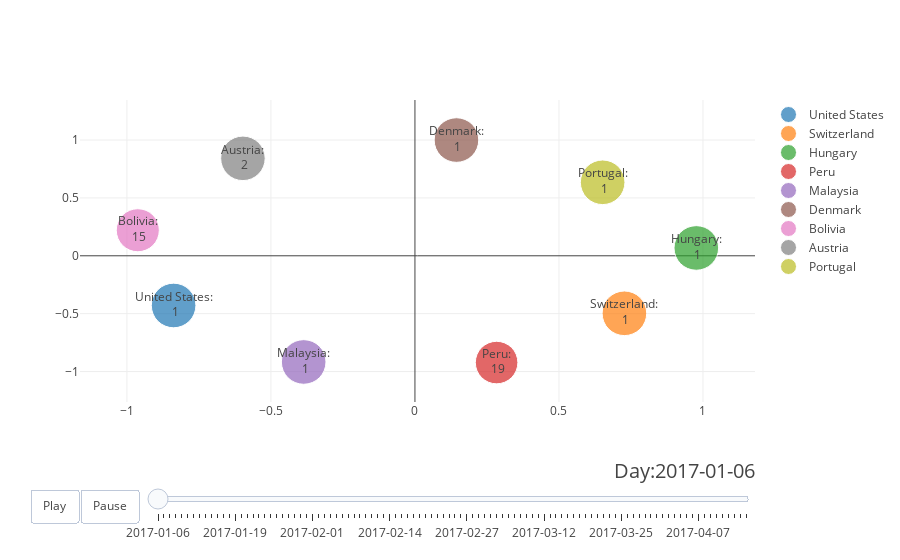

This figure's notebook cell:
### Code cell
#Run this cell to draw the graph/animation!

#extracts the list of days that the chosen song exits on the rankings
song_days = sorted(df_specific_song["Date"].unique().tolist())
if len(song_days) > 100:
    print("truncating to the first hundred days that the song was on the charts")
    song_days = song_days[:100]
# song_days = ['2017-04-08', '2017-04-09', '2017-04-10']
#extracts which regions to use from the checkboxes
regions_to_use = [r for i,r in enumerate(all_region_codes) if checkboxes[i].value]
# regions_to_use = ['us', 'hk', 'ch', 'jp', 'sg']

# make figure
figure = {
    'data': [],
    'layout': {},
    'frames': []
}

# fill in most of layout
figure['layout']['hovermode'] = 'closest'
figure['layout']['sliders'] = {
    'args': [
        'transition', {
            'duration': 400,
            'easing': 'cubic-in-out'
        }
    ],
    'initialValue': song_days[0],
    'plotlycommand': 'animate',
    'values': song_days,
    'visible': True
}

figure['layout']['updatemenus'] = [
    {
        'buttons': [
            {
                'args': [None, {'frame': {'duration': 500, 'redraw': False},
                         'fromcurrent': True, 'transition': {'duration': 300, 'easing': 'quadratic-in-out'}}],
                'label': 'Play',
                'method': 'animate'
            },
            {
                'args': [[None], {'frame': {'duration': 0, 'redraw': False}, 'mode': 'immediate',
                'transition': {'duration': 0}}],
                'label': 'Pause',
                'method': 'animate'
            }
        ],
        'direction': 'left',
        'pad': {'r': 10, 't': 87},
        'showactive': False,
        'type': 'buttons',
        'x': 0.1,
        'xanchor': 'right',
        'y': 0,
        'yanchor': 'top'
    }
]

sliders_dict = {
    'active': 0,
    'yanchor': 'top',
    'xanchor': 'left',
    'currentvalue': {
        'font': {'size': 20},
        'prefix': 'Day:',
        'visible': True,
        'xanchor': 'right'
    },
    'transition': {'duration': 300, 'easing': 'cubic-in-out'},
    'pad': {'b': 10, 't': 50},
    'len': 0.9,
    'x': 0.1,
    'y': 0,
    'steps': []
}

# make initial day data
date = song_days[0]
G = make_networkx_graph(date=date, regions=regions_to_use)
#to calcute the positions for all of the nodes in the graph
# pos = graphviz_layout(G, prog='neato')
pos = nx.drawing.layout.spring_layout(G)

for node in G.nodes(data=True):
    x, y = pos[node[0]]
    data_dict = {
        'x': tuple([x]),
        'y': tuple([y]),
        'mode': 'markers+text',
        'text': tuple(["{}:<br> {}".format(node[1]['name'], node[1]['position'])]),
        'marker': {
            'sizemode': 'area',
            'sizeref': 0.2,
            'size': tuple([(200 - node[1]['position'])])
        },
        'name': node[1]['name']
    }
    figure['data'].append(data_dict)
    
# make frames
for date in song_days:
    frame = {'data': [], 'name': date}
    
    G = make_networkx_graph(date=date, regions=regions_to_use)
    #to calcute the positions for all of the nodes in the graph
#     pos = graphviz_layout(G, prog='neato')
    pos = nx.layout.shell_layout(G)
        
    for node in G.nodes(data=True):
        x, y = pos[node[0]]
        data_dict = {
            'x': tuple([x]),
            'y': tuple([y]),
            'mode': 'markers+text',
            'text': tuple(["{}:<br> {}".format(node[1]['name'], node[1]['position'])]),
            'marker': {
                'sizemode': 'area',
                'sizeref': 0.05,
                'size': tuple([200 - (node[1]['position'])])
            },
            'name': node[1]['name']
        }
        frame['data'].append(data_dict)

    figure['frames'].append(frame)
    slider_step = {'args': [
        [date],
        {'frame': {'duration': 300, 'redraw': False},
         'mode': 'immediate',
       'transition': {'duration': 300}}
     ],
     'label': date,
     'method': 'animate'}
    sliders_dict['steps'].append(slider_step)

    
figure['layout']['sliders'] = [sliders_dict]

iplot(figure, filename='anim')

### Figure 1 — Plotly figure (JSON) as saved in the notebook; plotly's stock layout.template omitted (floating-point values rounded to 4 significant figures)
{"data": [{"marker": {"size": [199], "sizemode": "area", "sizeref": 0.2}, "mode": "markers+text", "name": "United States", "text": ["United States:<br> 1"], "type": "scatter", "uid": "94d63c25-f66a-4898-91ce-04f78a287c1d", "x": [-0.8378], "y": [-0.4292]}, {"marker": {"size": [199], "sizemode": "area", "sizeref": 0.2}, "mode": "markers+text", "name": "Switzerland", "text": ["Switzerland:<br> 1"], "type": "scatter", "uid": "c3b7ca26-f128-46af-8822-6da0b2e25358", "x": [0.7272], "y": [-0.4968]}, {"marker": {"size": [199], "sizemode": "area", "sizeref": 0.2}, "mode": "markers+text", "name": "Hungary", "text": ["Hungary:<br> 1"], "type": "scatter", "uid": "2b4ab3ad-4206-48be-94ee-6099c20e6c09", "x": [0.9769], "y": [0.06777]}, {"marker": {"size": [181], "sizemode": "area", "sizeref": 0.2}, "mode": "markers+text", "name": "Peru", "text": ["Peru:<br> 19"], "type": "scatter", "uid": "da53fe71-b24c-4058-b724-ae8eb2bafa59", "x": [0.2835], "y": [-0.9224]}, {"marker": {"size": [199], "sizemode": "area", "sizeref": 0.2}, "mode": "markers+text", "name": "Malaysia", "text": ["Malaysia:<br> 1"], "type": "scatter", "uid": "e05d2fc5-bcd0-4cd9-8757-c1d5cbcca931", "x": [-0.3862], "y": [-0.9172]}, {"marker": {"size": [199], "sizemode": "area", "sizeref": 0.2}, "mode": "markers+text", "name": "Denmark", "text": ["Denmark:<br> 1"], "type": "scatter", "uid": "5cd600f9-8505-40ef-b52b-7dc26cb72428", "x": [0.1441], "y": [1]}, {"marker": {"size": [185], "sizemode": "area", "sizeref": 0.2}, "mode": "markers+text", "name": "Bolivia", "text": ["Bolivia:<br> 15"], "type": "scatter", "uid": "7f2c01f2-439c-4b96-b52c-243496156a11", "x": [-0.9622], "y": [0.2209]}, {"marker": {"size": [198], "sizemode": "area", "sizeref": 0.2}, "mode": "markers+text", "name": "Austria", "text": ["Austria:<br> 2"], "type": "scatter", "uid": "85440464-c6b8-4f2c-9c59-32503858779f", "x": [-0.5972], "y": [0.8419]}, {"marker": {"size": [199], "sizemode": "area", "sizeref": 0.2}, "mode": "markers+text", "name": "Portugal", "text": ["Portugal:<br> 1"], "type": "scatter", "uid": "a1198650-25cf-4a63-98a6-b69efa281e1e", "x": [0.6517], "y": [0.635]}], "layout": {"hovermode": "closest", "sliders": [{"active": 0, "currentvalue": {"font": {"size": 20}, "prefix": "Day:", "visible": true, "xanchor": "right"}, "len": 0.9, "pad": {"b": 10, "t": 50}, "steps": [{"args": [["2017-01-06"], {"frame": {"duration": 300, "redraw": false}, "mode": "immediate", "transition": {"duration": 300}}], "label": "2017-01-06", "method": "animate"}, {"args": [["2017-01-07"], {"frame": {"duration": 300, "redraw": false}, "mode": "immediate", "transition": {"duration": 300}}], "label": "2017-01-07", "method": "animate"}, {"args": [["2017-01-08"], {"frame": {"duration": 300, "redraw": false}, "mode": "immediate", "transition": {"duration": 300}}], "label": "2017-01-08", "method": "animate"}, {"args": [["2017-01-09"], {"frame": {"duration": 300, "redraw": false}, "mode": "immediate", "transition": {"duration": 300}}], "label": "2017-01-09", "method": "animate"}, {"args": [["2017-01-10"], {"frame": {"duration": 300, "redraw": false}, "mode": "immediate", "transition": {"duration": 300}}], "label": "2017-01-10", "method": "animate"}, {"args": [["2017-01-11"], {"frame": {"duration": 300, "redraw": false}, "mode": "immediate", "transition": {"duration": 300}}], "label": "2017-01-11", "method": "animate"}, {"args": [["2017-01-12"], {"frame": {"duration": 300, "redraw": false}, "mode": "immediate", "transition": {"duration": 300}}], "label": "2017-01-12", "method": "animate"}, {"args": [["2017-01-13"], {"frame": {"duration": 300, "redraw": false}, "mode": "immediate", "transition": {"duration": 300}}], "label": "2017-01-13", "method": "animate"}, {"args": [["2017-01-14"], {"frame": {"duration": 300, "redraw": false}, "mode": "immediate", "transition": {"duration": 300}}], "label": "2017-01-14", "method": "animate"}, {"args": [["2017-01-15"], {"frame": {"duration": 300, "redraw": false}, "mode": "immediate", "transition": {"duration": 300}}], "label": "2017-01-15", "method": "animate"}, {"args": [["2017-01-16"], {"frame": {"duration": 300, "redraw": false}, "mode": "immediate", "transition": {"duration": 300}}], "label": "2017-01-16", "method": "animate"}, {"args": [["2017-01-17"], {"frame": {"duration": 300, "redraw": false}, "mode": "immediate", "transition": {"duration": 300}}], "label": "2017-01-17", "method": "animate"}, {"args": [["2017-01-18"], {"frame": {"duration": 300, "redraw": false}, "mode": "immediate", "transition": {"duration": 300}}], "label": "2017-01-18", "method": "animate"}, {"args": [["2017-01-19"], {"frame": {"duration": 300, "redraw": false}, "mode": "immediate", "transition": {"duration": 300}}], "label": "2017-01-19", "method": "animate"}, {"args": [["2017-01-20"], {"frame": {"duration": 300, "redraw": false}, "mode": "immediate", "transition": {"duration": 300}}], "label": "2017-01-20", "method": "animate"}, {"args": [["2017-01-21"], {"frame": {"duration": 300, "redraw": false}, "mode": "immediate", "transition": {"duration": 300}}], "label": "2017-01-21", "method": "animate"}, {"args": [["2017-01-22"], {"frame": {"duration": 300, "redraw": false}, "mode": "immediate", "transition": {"duration": 300}}], "label": "2017-01-22", "method": "animate"}, {"args": [["2017-01-23"], {"frame": {"duration": 300, "redraw": false}, "mode": "immediate", "transition": {"duration": 300}}], "label": "2017-01-23", "method": "animate"}, {"args": [["2017-01-24"], {"frame": {"duration": 300, "redraw": false}, "mode": "immediate", "transition": {"duration": 300}}], "label": "2017-01-24", "method": "animate"}, {"args": [["2017-01-25"], {"frame": {"duration": 300, "redraw": false}, "mode": "immediate", "transition": {"duration": 300}}], "label": "2017-01-25", "method": "animate"}, {"args": [["2017-01-26"], {"frame": {"duration": 300, "redraw": false}, "mode": "immediate", "transition": {"duration": 300}}], "label": "2017-01-26", "method": "animate"}, {"args": [["2017-01-27"], {"frame": {"duration": 300, "redraw": false}, "mode": "immediate", "transition": {"duration": 300}}], "label": "2017-01-27", "method": "animate"}, {"args": [["2017-01-28"], {"frame": {"duration": 300, "redraw": false}, "mode": "immediate", "transition": {"duration": 300}}], "label": "2017-01-28", "method": "animate"}, {"args": [["2017-01-29"], {"frame": {"duration": 300, "redraw": false}, "mode": "immediate", "transition": {"duration": 300}}], "label": "2017-01-29", "method": "animate"}, {"args": [["2017-01-30"], {"frame": {"duration": 300, "redraw": false}, "mode": "immediate", "transition": {"duration": 300}}], "label": "2017-01-30", "method": "animate"}, {"args": [["2017-01-31"], {"frame": {"duration": 300, "redraw": false}, "mode": "immediate", "transition": {"duration": 300}}], "label": "2017-01-31", "method": "animate"}, {"args": [["2017-02-01"], {"frame": {"duration": 300, "redraw": false}, "mode": "immediate", "transition": {"duration": 300}}], "label": "2017-02-01", "method": "animate"}, {"args": [["2017-02-02"], {"frame": {"duration": 300, "redraw": false}, "mode": "immediate", "transition": {"duration": 300}}], "label": "2017-02-02", "method": "animate"}, {"args": [["2017-02-03"], {"frame": {"duration": 300, "redraw": false}, "mode": "immediate", "transition": {"duration": 300}}], "label": "2017-02-03", "method": "animate"}, {"args": [["2017-02-04"], {"frame": {"duration": 300, "redraw": false}, "mode": "immediate", "transition": {"duration": 300}}], "label": "2017-02-04", "method": "animate"}, {"args": [["2017-02-05"], {"frame": {"duration": 300, "redraw": false}, "mode": "immediate", "transition": {"duration": 300}}], "label": "2017-02-05", "method": "animate"}, {"args": [["2017-02-06"], {"frame": {"duration": 300, "redraw": false}, "mode": "immediate", "transition": {"duration": 300}}], "label": "2017-02-06", "method": "animate"}, {"args": [["2017-02-07"], {"frame": {"duration": 300, "redraw": false}, "mode": "immediate", "transition": {"duration": 300}}], "label": "2017-02-07", "method": "animate"}, {"args": [["2017-02-08"], {"frame": {"duration": 300, "redraw": false}, "mode": "immediate", "transition": {"duration": 300}}], "label": "2017-02-08", "method": "animate"}, {"args": [["2017-02-09"], {"frame": {"duration": 300, "redraw": false}, "mode": "immediate", "transition": {"duration": 300}}], "label": "2017-02-09", "method": "animate"}, {"args": [["2017-02-10"], {"frame": {"duration": 300, "redraw": false}, "mode": "immediate", "transition": {"duration": 300}}], "label": "2017-02-10", "method": "animate"}, {"args": [["2017-02-11"], {"frame": {"duration": 300, "redraw": false}, "mode": "immediate", "transition": {"duration": 300}}], "label": "2017-02-11", "method": "animate"}, {"args": [["2017-02-12"], {"frame": {"duration": 300, "redraw": false}, "mode": "immediate", "transition": {"duration": 300}}], "label": "2017-02-12", "method": "animate"}, {"args": [["2017-02-13"], {"frame": {"duration": 300, "redraw": false}, "mode": "immediate", "transition": {"duration": 300}}], "label": "2017-02-13", "method": "animate"}, {"args": [["2017-02-14"], {"frame": {"duration": 300, "redraw": false}, "mode": "immediate", "transition": {"duration": 300}}], "label": "2017-02-14", "method": "animate"}, {"args": [["2017-02-15"], {"frame": {"duration": 300, "redraw": false}, "mode": "immediate", "transition": {"duration": 300}}], "label": "2017-02-15", "method": "animate"}, {"args": [["2017-02-16"], {"frame": {"duration": 300, "redraw": false}, "mode": "immediate", "transition": {"duration": 300}}], "label": "2017-02-16", "method": "animate"}, {"args": [["2017-02-17"], {"frame": {"duration": 300, "redraw": false}, "mode": "immediate", "transition": {"duration": 300}}], "label": "2017-02-17", "method": "animate"}, {"args": [["2017-02-18"], {"frame": {"duration": 300, "redraw": false}, "mode": "immediate", "transition": {"duration": 300}}], "label": "2017-02-18", "method": "animate"}, {"args": [["2017-02-19"], {"frame": {"duration": 300, "redraw": false}, "mode": "immediate", "transition": {"duration": 300}}], "label": "2017-02-19", "method": "animate"}, {"args": [["2017-02-20"], {"frame": {"duration": 300, "redraw": false}, "mode": "immediate", "transition": {"duration": 300}}], "label": "2017-02-20", "method": "animate"}, {"args": [["2017-02-21"], {"frame": {"duration": 300, "redraw": false}, "mode": "immediate", "transition": {"duration": 300}}], "label": "2017-02-21", "method": "animate"}, {"args": [["2017-02-22"], {"frame": {"duration": 300, "redraw": false}, "mode": "immediate", "transition": {"duration": 300}}], "label": "2017-02-22", "method": "animate"}, {"args": [["2017-02-23"], {"frame": {"duration": 300, "redraw": false}, "mode": "immediate", "transition": {"duration": 300}}], "label": "2017-02-23", "method": "animate"}, {"args": [["2017-02-24"], {"frame": {"duration": 300, "redraw": false}, "mode": "immediate", "transition": {"duration": 300}}], "label": "2017-02-24", "method": "animate"}, {"args": [["2017-02-25"], {"frame": {"duration": 300, "redraw": false}, "mode": "immediate", "transition": {"duration": 300}}], "label": "2017-02-25", "method": "animate"}, {"args": [["2017-02-26"], {"frame": {"duration": 300, "redraw": false}, "mode": "immediate", "transition": {"duration": 300}}], "label": "2017-02-26", "method": "animate"}, {"args": [["2017-02-27"], {"frame": {"duration": 300, "redraw": false}, "mode": "immediate", "transition": {"duration": 300}}], "label": "2017-02-27", "method": "animate"}, {"args": [["2017-02-28"], {"frame": {"duration": 300, "redraw": false}, "mode": "immediate", "transition": {"duration": 300}}], "label": "2017-02-28", "method": "animate"}, {"args": [["2017-03-01"], {"frame": {"duration": 300, "redraw": false}, "mode": "immediate", "transition": {"duration": 300}}], "label": "2017-03-01", "method": "animate"}, {"args": [["2017-03-02"], {"frame": {"duration": 300, "redraw": false}, "mode": "immediate", "transition": {"duration": 300}}], "label": "2017-03-02", "method": "animate"}, {"args": [["2017-03-03"], {"frame": {"duration": 300, "redraw": false}, "mode": "immediate", "transition": {"duration": 300}}], "label": "2017-03-03", "method": "animate"}, {"args": [["2017-03-04"], {"frame": {"duration": 300, "redraw": false}, "mode": "immediate", "transition": {"duration": 300}}], "label": "2017-03-04", "method": "animate"}, {"args": [["2017-03-05"], {"frame": {"duration": 300, "redraw": false}, "mode": "immediate", "transition": {"duration": 300}}], "label": "2017-03-05", "method": "animate"}, {"args": [["2017-03-06"], {"frame": {"duration": 300, "redraw": false}, "mode": "immediate", "transition": {"duration": 300}}], "label": "2017-03-06", "method": "animate"}, {"args": [["2017-03-07"], {"frame": {"duration": 300, "redraw": false}, "mode": "immediate", "transition": {"duration": 300}}], "label": "2017-03-07", "method": "animate"}, {"args": [["2017-03-08"], {"frame": {"duration": 300, "redraw": false}, "mode": "immediate", "transition": {"duration": 300}}], "label": "2017-03-08", "method": "animate"}, {"args": [["2017-03-09"], {"frame": {"duration": 300, "redraw": false}, "mode": "immediate", "transition": {"duration": 300}}], "label": "2017-03-09", "method": "animate"}, {"args": [["2017-03-10"], {"frame": {"duration": 300, "redraw": false}, "mode": "immediate", "transition": {"duration": 300}}], "label": "2017-03-10", "method": "animate"}, {"args": [["2017-03-11"], {"frame": {"duration": 300, "redraw": false}, "mode": "immediate", "transition": {"duration": 300}}], "label": "2017-03-11", "method": "animate"}, {"args": [["2017-03-12"], {"frame": {"duration": 300, "redraw": false}, "mode": "immediate", "transition": {"duration": 300}}], "label": "2017-03-12", "method": "animate"}, {"args": [["2017-03-13"], {"frame": {"duration": 300, "redraw": false}, "mode": "immediate", "transition": {"duration": 300}}], "label": "2017-03-13", "method": "animate"}, {"args": [["2017-03-14"], {"frame": {"duration": 300, "redraw": false}, "mode": "immediate", "transition": {"duration": 300}}], "label": "2017-03-14", "method": "animate"}, {"args": [["2017-03-15"], {"frame": {"duration": 300, "redraw": false}, "mode": "immediate", "transition": {"duration": 300}}], "label": "2017-03-15", "method": "animate"}, {"args": [["2017-03-16"], {"frame": {"duration": 300, "redraw": false}, "mode": "immediate", "transition": {"duration": 300}}], "label": "2017-03-16", "method": "animate"}, {"args": [["2017-03-17"], {"frame": {"duration": 300, "redraw": false}, "mode": "immediate", "transition": {"duration": 300}}], "label": "2017-03-17", "method": "animate"}, {"args": [["2017-03-18"], {"frame": {"duration": 300, "redraw": false}, "mode": "immediate", "transition": {"duration": 300}}], "label": "2017-03-18", "method": "animate"}, {"args": [["2017-03-19"], {"frame": {"duration": 300, "redraw": false}, "mode": "immediate", "transition": {"duration": 300}}], "label": "2017-03-19", "method": "animate"}, {"args": [["2017-03-20"], {"frame": {"duration": 300, "redraw": false}, "mode": "immediate", "transition": {"duration": 300}}], "label": "2017-03-20", "method": "animate"}, {"args": [["2017-03-21"], {"frame": {"duration": 300, "redraw": false}, "mode": "immediate", "transition": {"duration": 300}}], "label": "2017-03-21", "method": "animate"}, {"args": [["2017-03-22"], {"frame": {"duration": 300, "redraw": false}, "mode": "immediate", "transition": {"duration": 300}}], "label": "2017-03-22", "method": "animate"}, {"args": [["2017-03-23"], {"frame": {"duration": 300, "redraw": false}, "mode": "immediate", "transition": {"duration": 300}}], "label": "2017-03-23", "method": "animate"}, {"args": [["2017-03-24"], {"frame": {"duration": 300, "redraw": false}, "mode": "immediate", "transition": {"duration": 300}}], "label": "2017-03-24", "method": "animate"}, {"args": [["2017-03-25"], {"frame": {"duration": 300, "redraw": false}, "mode": "immediate", "transition": {"duration": 300}}], "label": "2017-03-25", "method": "animate"}, {"args": [["2017-03-26"], {"frame": {"duration": 300, "redraw": false}, "mode": "immediate", "transition": {"duration": 300}}], "label": "2017-03-26", "method": "animate"}, {"args": [["2017-03-27"], {"frame": {"duration": 300, "redraw": false}, "mode": "immediate", "transition": {"duration": 300}}], "label": "2017-03-27", "method": "animate"}, {"args": [["2017-03-28"], {"frame": {"duration": 300, "redraw": false}, "mode": "immediate", "transition": {"duration": 300}}], "label": "2017-03-28", "method": "animate"}, {"args": [["2017-03-29"], {"frame": {"duration": 300, "redraw": false}, "mode": "immediate", "transition": {"duration": 300}}], "label": "2017-03-29", "method": "animate"}, {"args": [["2017-03-30"], {"frame": {"duration": 300, "redraw": false}, "mode": "immediate", "transition": {"duration": 300}}], "label": "2017-03-30", "method": "animate"}, {"args": [["2017-03-31"], {"frame": {"duration": 300, "redraw": false}, "mode": "immediate", "transition": {"duration": 300}}], "label": "2017-03-31", "method": "animate"}, {"args": [["2017-04-01"], {"frame": {"duration": 300, "redraw": false}, "mode": "immediate", "transition": {"duration": 300}}], "label": "2017-04-01", "method": "animate"}, {"args": [["2017-04-02"], {"frame": {"duration": 300, "redraw": false}, "mode": "immediate", "transition": {"duration": 300}}], "label": "2017-04-02", "method": "animate"}, {"args": [["2017-04-03"], {"frame": {"duration": 300, "redraw": false}, "mode": "immediate", "transition": {"duration": 300}}], "label": "2017-04-03", "method": "animate"}, {"args": [["2017-04-04"], {"frame": {"duration": 300, "redraw": false}, "mode": "immediate", "transition": {"duration": 300}}], "label": "2017-04-04", "method": "animate"}, {"args": [["2017-04-05"], {"frame": {"duration": 300, "redraw": false}, "mode": "immediate", "transition": {"duration": 300}}], "label": "2017-04-05", "method": "animate"}, {"args": [["2017-04-06"], {"frame": {"duration": 300, "redraw": false}, "mode": "immediate", "transition": {"duration": 300}}], "label": "2017-04-06", "method": "animate"}, {"args": [["2017-04-07"], {"frame": {"duration": 300, "redraw": false}, "mode": "immediate", "transition": {"duration": 300}}], "label": "2017-04-07", "method": "animate"}, {"args": [["2017-04-08"], {"frame": {"duration": 300, "redraw": false}, "mode": "immediate", "transition": {"duration": 300}}], "label": "2017-04-08", "method": "animate"}, {"args": [["2017-04-09"], {"frame": {"duration": 300, "redraw": false}, "mode": "immediate", "transition": {"duration": 300}}], "label": "2017-04-09", "method": "animate"}, {"args": [["2017-04-10"], {"frame": {"duration": 300, "redraw": false}, "mode": "immediate", "transition": {"duration": 300}}], "label": "2017-04-10", "method": "animate"}, {"args": [["2017-04-11"], {"frame": {"duration": 300, "redraw": false}, "mode": "immediate", "transition": {"duration": 300}}], "label": "2017-04-11", "method": "animate"}, {"args": [["2017-04-12"], {"frame": {"duration": 300, "redraw": false}, "mode": "immediate", "transition": {"duration": 300}}], "label": "2017-04-12", "method": "animate"}, {"args": [["2017-04-13"], {"frame": {"duration": 300, "redraw": false}, "mode": "immediate", "transition": {"duration": 300}}], "label": "2017-04-13", "method": "animate"}, {"args": [["2017-04-14"], {"frame": {"duration": 300, "redraw": false}, "mode": "immediate", "transition": {"duration": 300}}], "label": "2017-04-14", "method": "animate"}, {"args": [["2017-04-15"], {"frame": {"duration": 300, "redraw": false}, "mode": "immediate", "transition": {"duration": 300}}], "label": "2017-04-15", "method": "animate"}], "transition": {"duration": 300, "easing": "cubic-in-out"}, "x": 0.1, "xanchor": "left", "y": 0, "yanchor": "top"}], "updatemenus": [{"buttons": [{"args": [null, {"frame": {"duration": 500, "redraw": false}, "fromcurrent": true, "transition": {"duration": 300, "easing": "quadratic-in-out"}}], "label": "Play", "method": "animate"}, {"args": [[null], {"frame": {"duration": 0, "redraw": false}, "mode": "immediate", "transition": {"duration": 0}}], "label": "Pause", "method": "animate"}], "direction": "left", "pad": {"r": 10, "t": 87}, "showactive": false, "type": "buttons", "x": 0.1, "xanchor": "right", "y": 0, "yanchor": "top"}]}}
